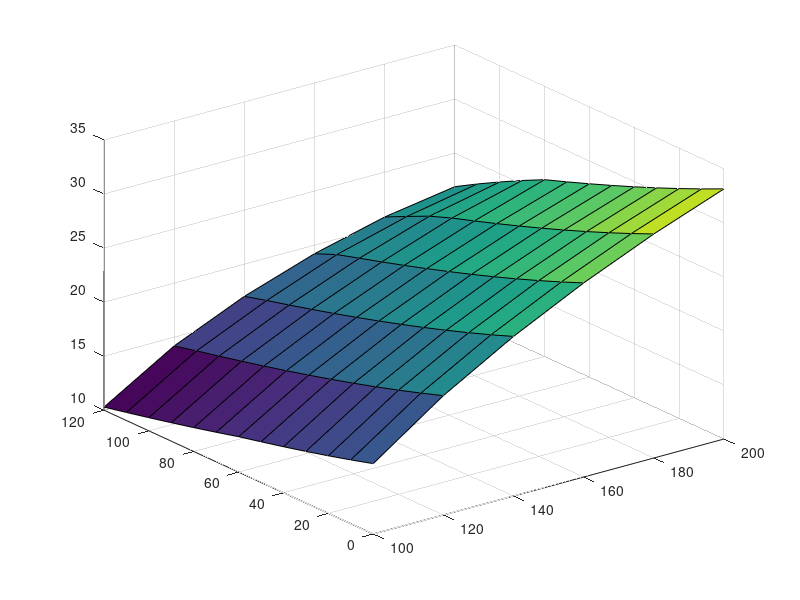

The MATLAB script that drew this image: (Note: this script raises an error after producing the figure.)
% Code to plot results of parameter sweep for battery capacity and payload
% for electric aircraft examples
%
% Copyright 2017-2021 The MathWorks, Inc.

% Load default data if necessary
if (~exist('temp_dist_payl_ele_hybr','var'))
    % Load previous results
    disp('Loading previously saved results.');
    load ssc_airvtol_sweep_payloadbattery_compare_defResults
end

% Prepare figure window
if ~exist('h10_ssc_airvtol', 'var') || ...
        ~isgraphics(h10_ssc_airvtol, 'figure')
    h10_ssc_airvtol = figure('Name', 'ssc_airvtol_elec');
end
figure(h10_ssc_airvtol)
clf(h10_ssc_airvtol)

temp_colororder = get(gca,'defaultAxesColorOrder');

%% Plot results in single 3D view
temp_s1_h = surf(battGrid,payGrid,temp_dist_payl_ele_hybr');
temp_s1_h.EdgeColor = temp_colororder(2,:);
hold on
temp_s2_h = surf(battGrid,payGrid,temp_dist_payl_ele_pure');
temp_s2_h.EdgeColor = temp_colororder(1,:);
temp_s3_h = surf(battGrid([1 end]),payGrid([1 end]),min_range*ones(2));
set(temp_s3_h,'FaceColor',[1 1 1]*0.2,'FaceAlpha',0.8)
hold off

xlabel('Battery Capacity (A*hr)');
ylabel('Payload (kg)');
zlabel('Flight Range (km)');

title('Flight Range for Electric Aircraft')

clb_h = colorbar;
clb_h.Label.String = 'Flight Range (km)';
colormap(flipud(cool));
legend({'Hybrid','Pure',['Range = ' num2str(min_range) 'km'] },'Location','Best');

%% Plot results separately in 2D views
if ~exist('h9_ssc_airvtol', 'var') || ...
        ~isgraphics(h9_ssc_airvtol, 'figure')
    h9_ssc_airvtol = figure('Name', 'ssc_airvtol_elec');
end
figure(h9_ssc_airvtol)
clf(h9_ssc_airvtol)

simlog_handles(1) = subplot(1,2,1);
temp_s1_h =surf(battGrid,payGrid,temp_dist_payl_ele_pure');
temp_s1_h.EdgeColor='none';
hold on
temp_s2_h =surf(battGrid([1 end]),payGrid([1 end]),min_range*ones(2));
set(temp_s2_h,'FaceColor',[1 1 1]*0.2,'FaceAlpha',0.8)
hold off
text(0.05,0.9,0.9,sprintf('%s < %d km','Range',min_range),...
    'Units','Normalized',...
    'HorizontalAlignment','left',...
    'Color','w','FontWeight','Bold','FontSize',12)

text(0.05,0.05,0.9,'Pure Electric',...
    'Units','Normalized',...
    'HorizontalAlignment','left',...
    'Color','w','FontSize',12)

view(0,90)
xlabel('Battery Capacity (A*hr)');
ylabel('Payload (kg)');
title('Range Pure Electric')
colormap(flipud(cool));

simlog_handles(2) = subplot(1,2,2);
temp_s1_h =surf(battGrid,payGrid,temp_dist_payl_ele_hybr');
temp_s1_h.EdgeColor='none';
hold on
temp_s2_h =surf(battGrid([1 end]),payGrid([1 end]),min_range*ones(2));
set(temp_s2_h,'FaceColor',[1 1 1]*0.2,'FaceAlpha',0.8)
hold off
text(0.05,0.9,0.9,sprintf('%s < %d km','Range',min_range),...
    'Units','Normalized',...
    'HorizontalAlignment','left',...
    'Color','w','FontWeight','Bold','FontSize',12)

text(0.05,0.05,0.9,'Hybrid Electric',...
    'Units','Normalized',...
    'HorizontalAlignment','left',...
    'Color','w','FontSize',12)

% Top view for overview of design space
view(0,90)

xlabel('Battery Capacity (A*hr)');
title('Range Hybrid Electric')
clb_h = colorbar;
clb_h.Label.String = 'Flight Range (km)';
colormap(flipud(cool));

% Ensure limits are same for both 2D plots
cmap_lims_all = [caxis(simlog_handles(1)) caxis(simlog_handles(2))];
cmap_lims = [min(cmap_lims_all) max(cmap_lims_all)];
caxis(simlog_handles(1),cmap_lims);
caxis(simlog_handles(2),cmap_lims);

% Set axes positions manually
% Necessary due to addition of colorbar 
% Subplots are resized automatically, need to manually set the sizes
simlog_handles(1).Position = [0.1300 0.1100 0.30 0.8150];
simlog_handles(2).Position = [0.5200 0.1100 0.30 0.8150];

clear temp_s1_h temp_s2_h temp_s3_h clb_h
clear simlog_handles cmap_lims_all cmap_lims